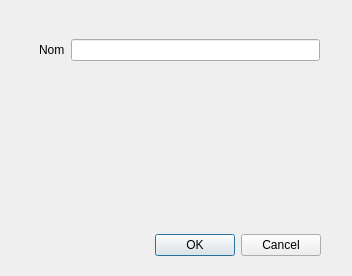
<?xml version="1.0" encoding="UTF-8"?>
<ui version="4.0">
 <class>Account_Category</class>
 <widget class="QDialog" name="Account_Category">
  <property name="geometry">
   <rect>
    <x>0</x>
    <y>0</y>
    <width>352</width>
    <height>276</height>
   </rect>
  </property>
  <property name="windowTitle">
   <string>Dialog</string>
  </property>
  <widget class="QDialogButtonBox" name="buttonBox">
   <property name="geometry">
    <rect>
     <x>100</x>
     <y>230</y>
     <width>221</width>
     <height>31</height>
    </rect>
   </property>
   <property name="orientation">
    <enum>Qt::Horizontal</enum>
   </property>
   <property name="standardButtons">
    <set>QDialogButtonBox::Cancel|QDialogButtonBox::Ok</set>
   </property>
  </widget>
  <widget class="QWidget" name="formLayoutWidget">
   <property name="geometry">
    <rect>
     <x>39</x>
     <y>39</y>
     <width>281</width>
     <height>151</height>
    </rect>
   </property>
   <layout class="QFormLayout" name="formLayout">
    <item row="0" column="0">
     <widget class="QLabel" name="nameLabel">
      <property name="text">
       <string>Nom</string>
      </property>
     </widget>
    </item>
    <item row="0" column="1">
     <widget class="QLineEdit" name="nameLineEdit"/>
    </item>
   </layout>
  </widget>
  <widget class="QLabel" name="error_message">
   <property name="geometry">
    <rect>
     <x>150</x>
     <y>200</y>
     <width>63</width>
     <height>20</height>
    </rect>
   </property>
   <property name="text">
    <string/>
   </property>
  </widget>
 </widget>
 <resources/>
 <connections>
  <connection>
   <sender>buttonBox</sender>
   <signal>accepted()</signal>
   <receiver>Account_Category</receiver>
   <slot>accept()</slot>
   <hints>
    <hint type="sourcelabel">
     <x>248</x>
     <y>254</y>
    </hint>
    <hint type="destinationlabel">
     <x>157</x>
     <y>274</y>
    </hint>
   </hints>
  </connection>
  <connection>
   <sender>buttonBox</sender>
   <signal>rejected()</signal>
   <receiver>Account_Category</receiver>
   <slot>reject()</slot>
   <hints>
    <hint type="sourcelabel">
     <x>316</x>
     <y>260</y>
    </hint>
    <hint type="destinationlabel">
     <x>286</x>
     <y>274</y>
    </hint>
   </hints>
  </connection>
 </connections>
</ui>
